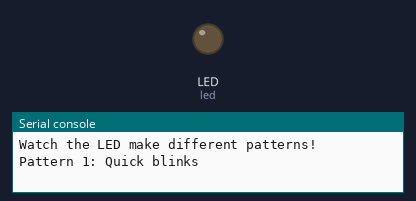
This program was run on a simulated CircuitPython board. Shown: output pins drawn as LEDs (lit = HIGH), the last lines printed to the serial console.

Above: at 0.8 s.
At 4.9 s:
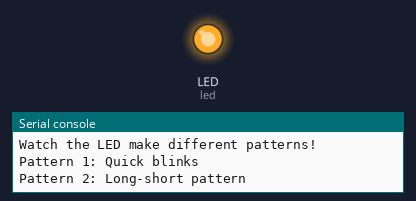
Timing chart, 0 to 9.4 s (numbered marks = the images above):
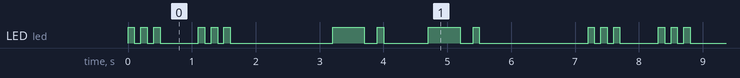

Measured:
- by itself, LED (led): repeats every 7.2 s: 2 × (LOW 0.10 s, HIGH 0.10 s), LOW 0.60 s, 2 × (HIGH 0.10 s, LOW 0.10 s), HIGH 0.10 s, LOW 1.6 s, HIGH 0.50 s, LOW 0.20 s, HIGH 0.10 s, LOW 0.70 s, HIGH 0.50 s, LOW 0.20 s, HIGH 0.10 s, LOW 1.7 s, HIGH 0.10 s
- by itself, everything shown: repeats every 7.2 s, in 20 steps

The program:

module_3_loops_timing.py
```python
"""
CircuitPython Intro Tutorials - Module 3: Loops and Timing

In this lesson, we'll learn about different types of loops and how to control timing.
We'll make LED patterns that you might see on police cars or emergency vehicles!
"""

import board
import digitalio
import time

# Set up our LED
led = digitalio.DigitalInOut(board.LED)
led.direction = digitalio.Direction.OUTPUT

def blink_pattern_1():
    """This is a function - it's a reusable chunk of code we can call later"""
    # Fast blink pattern
    for _ in range(3):  # Do this 3 times
        led.value = True
        time.sleep(0.1)  # Very short delay
        led.value = False
        time.sleep(0.1)

def blink_pattern_2():
    """A different pattern with varying delays"""
    # Slow, then fast pattern
    led.value = True
    time.sleep(0.5)  # Longer delay
    led.value = False
    time.sleep(0.2)
    led.value = True
    time.sleep(0.1)  # Short delay
    led.value = False
    time.sleep(0.2)

print("Watch the LED make different patterns!")
pattern_count = 0  # Keep track of which pattern we're on

while True:  # Main program loop
    # Pattern 1: Three quick blinks
    print("Pattern 1: Quick blinks")
    for _ in range(2):  # Repeat the pattern twice
        blink_pattern_1()
        time.sleep(0.5)  # Wait between repetitions

    time.sleep(1)  # Pause between patterns

    # Pattern 2: Long-short pattern
    print("Pattern 2: Long-short pattern")
    for _ in range(2):  # Repeat the pattern twice
        blink_pattern_2()
        time.sleep(0.5)  # Wait between repetitions

    time.sleep(1)  # Pause before starting over
    pattern_count += 1
    print(f"Completed {pattern_count} rounds of patterns")

"""
Things we learned:
1. We can use different types of loops:
   - while True: runs forever
   - for _ in range(3): runs a specific number of times
2. We can create functions to reuse code
3. Different sleep times create different patterns
4. We can combine loops to make complex patterns

Try this: Can you create your own pattern function and add it to the sequence?
(Hint: copy one of the existing patterns and change the timing)
""" 
```
